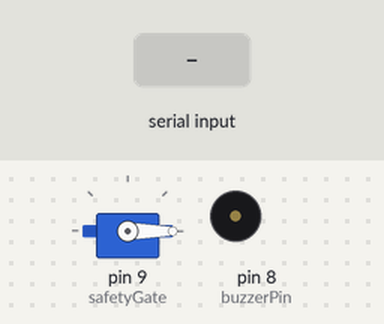
This sketch was run on a simulated Arduino Uno, built with avr-gcc and run on an emulated ATmega328P. Shown: servo, buzzer (waves = sounding, pin HIGH). The inputs (shaded band) are chosen by the test bench.

Above: at 1.2 s.
1.3 s: "1" received over Serial
At 2.4 s:
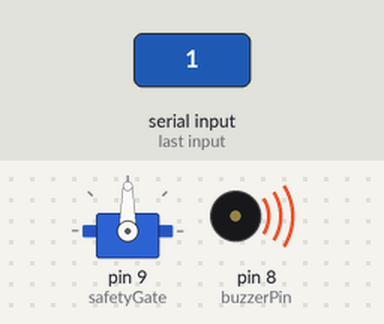
2.8 s: "0" received over Serial
At 3.6 s:
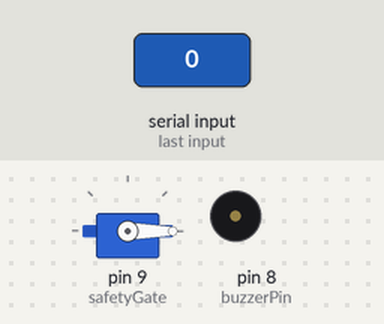
Timing chart, 0 to 5.8 s (numbered marks = the images above; inputs shaded):
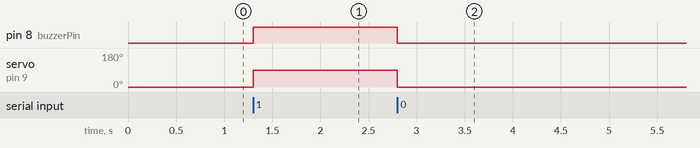

Measured:
- after the input at 1.3 s, pin 8 (buzzerPin): LOW → HIGH at once; servo on pin 9 (safetyGate): 0° → 90° at once
- after the input at 2.8 s, pin 8 (buzzerPin): HIGH → LOW at once; servo on pin 9 (safetyGate): 90° → 0° at once

The sketch:

factory_safety_firmware.ino
```cpp
#include <Servo.h>

Servo safetyGate;
const int buzzerPin = 8; // Buzzer connected to Digital Pin 8

void setup() {
  Serial.begin(9600);        // Initialize USB communication at 9600 speed
  safetyGate.attach(9);      // Servo motor signal wire connected to Pin 9
  pinMode(buzzerPin, OUTPUT);
  safetyGate.write(0);       // Move gate to starting position (0 degrees)
}

void loop() {
  if (Serial.available() > 0) {
    char command = Serial.read(); // Read the character sent from Python

    if (command == '1') {         // Danger detected
      digitalWrite(buzzerPin, HIGH); // Sound the buzzer
      safetyGate.write(90);          // Rotate servo to 90 degrees (Drop Gate)
    }
    else if (command == '0') {    // Area is safe
      digitalWrite(buzzerPin, LOW);  // Turn off the buzzer
      safetyGate.write(0);           // Rotate servo back to 0 degrees (Open Gate)
    }
  }
}
```
